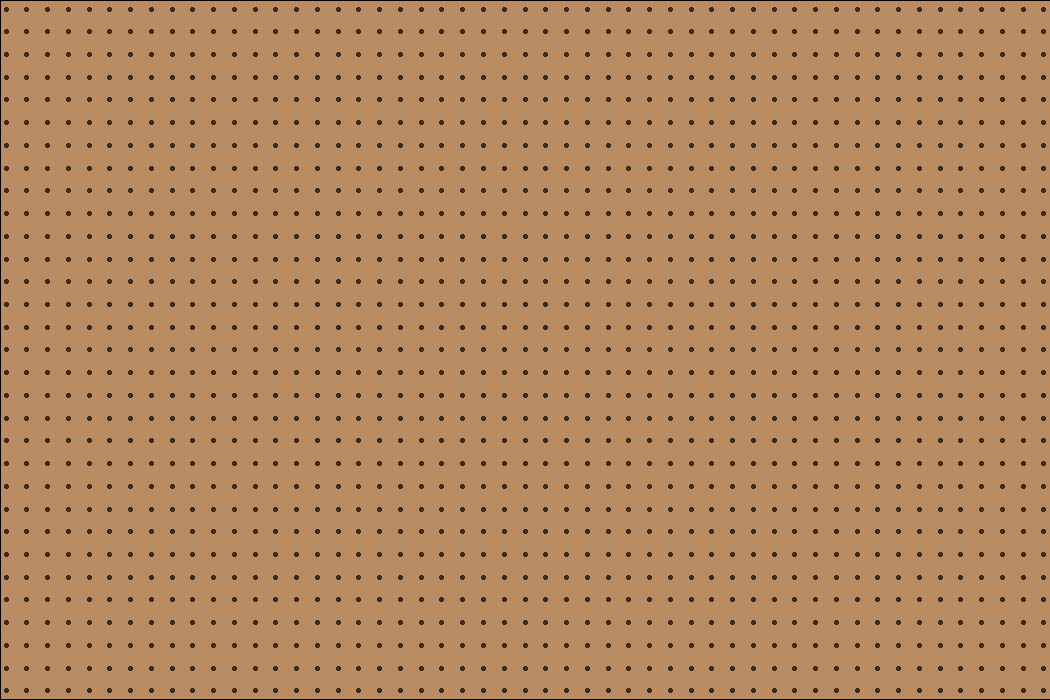

The script that saved this image:
library(ggplot2)

pegholes <- expand.grid(x = 0:50, y = 0:30)

col_wood <- "#BA8C63"
col_holes <- "#382A1E"

pegboard <- ggplot(pegholes) +
  geom_point(aes(x, y), colour = col_holes) +
  coord_cartesian(clip = "off", xlim = c(2, 48), ylim = c(1, 29)) +
  theme_void() +
  theme(panel.background = element_rect(fill = col_wood))

pegboard_invert <- ggplot(pegholes) +
  geom_point(aes(x, y), colour = col_wood) +
  coord_cartesian(clip = "off", xlim = c(2, 48), ylim = c(1, 29)) +
  theme_void() +
  theme(panel.background = element_rect(fill = col_holes))

ggsave(
  "assets/images/pegboard.png",
  pegboard,
  width = 1050,
  height = 700,
  dpi = 100,
  units = "px"
)

ggsave(
  "assets/images/pegboard-invert.png",
  pegboard_invert,
  width = 1050,
  height = 700,
  dpi = 100,
  units = "px"
)